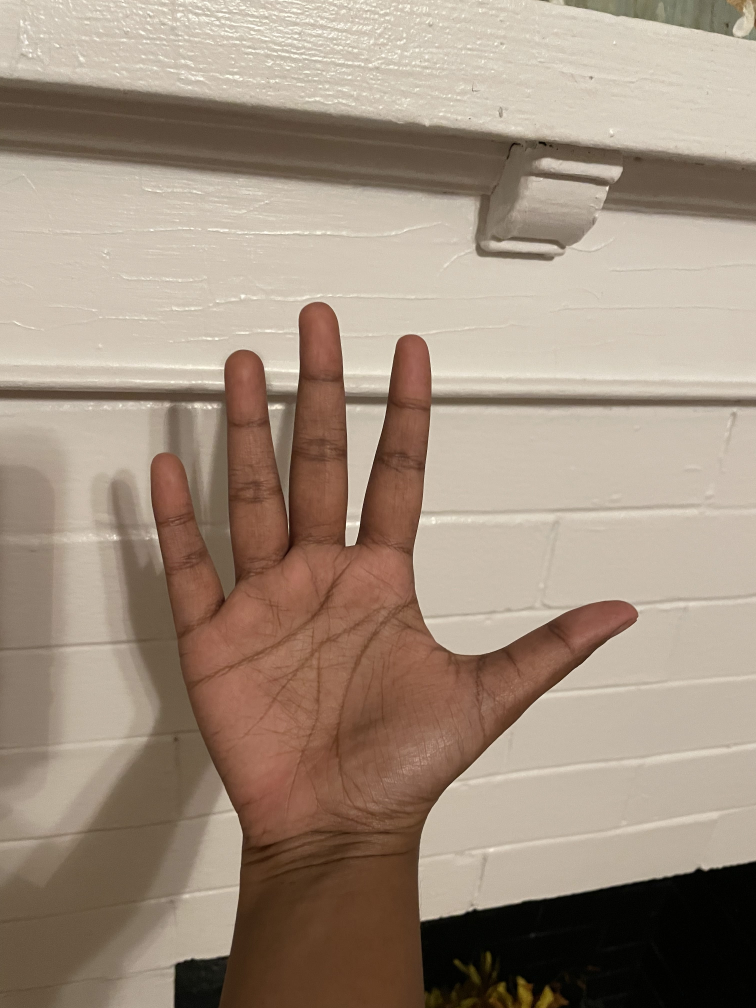
#> input picture MyHand.jpg, 3024 x 4032 px, given in place of the camera (shown at 1/4 size)
$ python finger_tracking.py
#> lines starting #> are read from the running program, lines starting #| are printed output that depends on the picture; after the words box and inside, x2 and y2 are one past the last pixel; in counts of white or black regions, pixels touching at a corner belong together
import cv2
import numpy as np
import os
import matplotlib.pyplot as plt

# [42 lines left out: functions train_hsv, skin_segmentation, not called in this run]

def main():
    path = '/home/ritz/SpringQ/CV/CVgame/assests/Hands_small'
    # hist_hsv=train_hsv(path)
    # print("Hist Created")
    hist_hsv=np.load("histogram_small.npy")
#> (reads histogram_small.npy from the repository)
    cap = cv2.VideoCapture(0)
    width, height = 1280, 720
    cap.set(3, width)
    cap.set(4, height)

    thresh_HSV=0.028
    while True:
        ret, frame = cap.read()
#> frame is the input picture: shape (4032, 3024, 3); mean B, G, R 126.6, 143.1, 160.7
        # frame = cv2.flip(frame, 1)
        frame = cv2.bilateralFilter(frame, 5, 50, 100)  # Smoothing
        frame = cv2.flip(frame, 1)  #Horizontal Flip
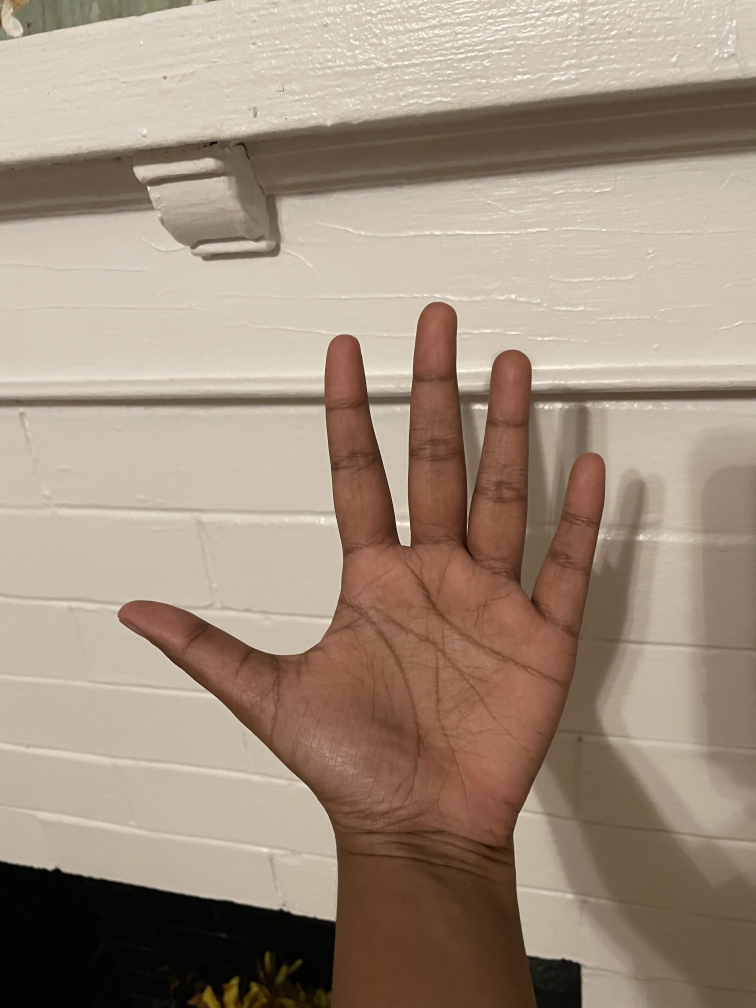
#> frame: shape (4032, 3024, 3) (shown at 1/4 size); mean B, G, R 126.6, 143.1, 160.7
        # img=skin_segmentation(frame, hist_hsv, thresh_HSV)
        # cv2.imshow('original', img)
        #MAYBE DO GAUSSIAN BLUR
        hsv = cv2.cvtColor(frame, cv2.COLOR_BGR2HSV)
#> hsv: shape (4032, 3024, 3); mean H, S, V 16.5, 67.4, 160.7
        objectSegment = cv2.calcBackProject([hsv], [0,1], hist_hsv, [0,180,0,256], 1)
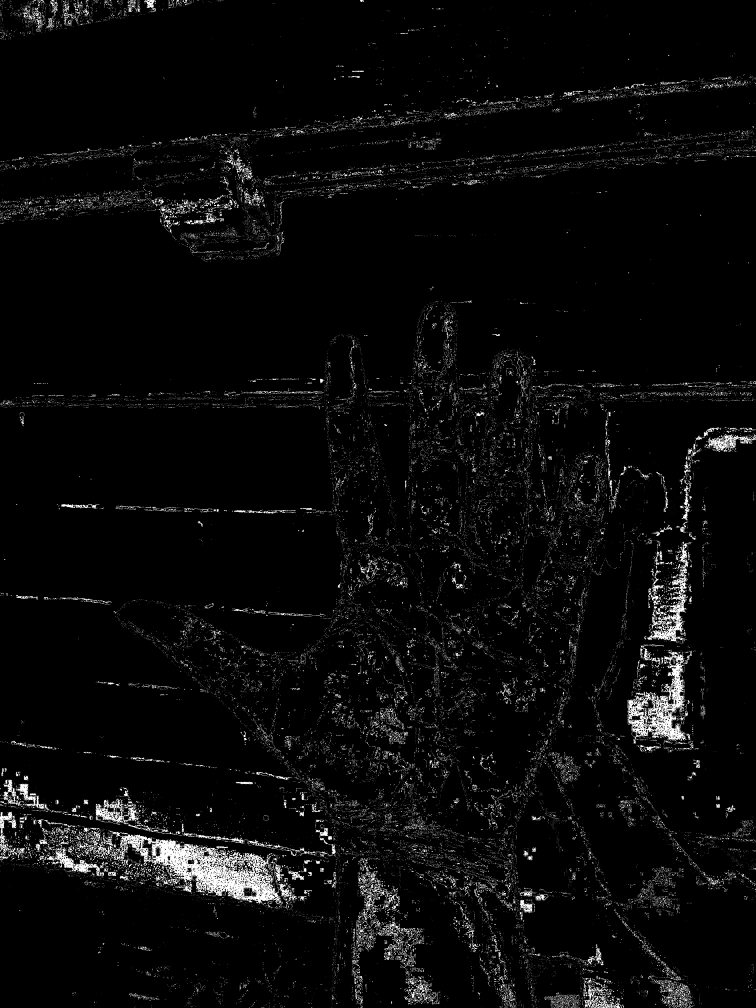
#> objectSegment: shape (4032, 3024) (shown at 1/4 size); min 0, max 255, mean 10
        disc = cv2.getStructuringElement(cv2.MORPH_ELLIPSE, (10,10))
        cv2.filter2D(objectSegment, -1, disc, objectSegment)
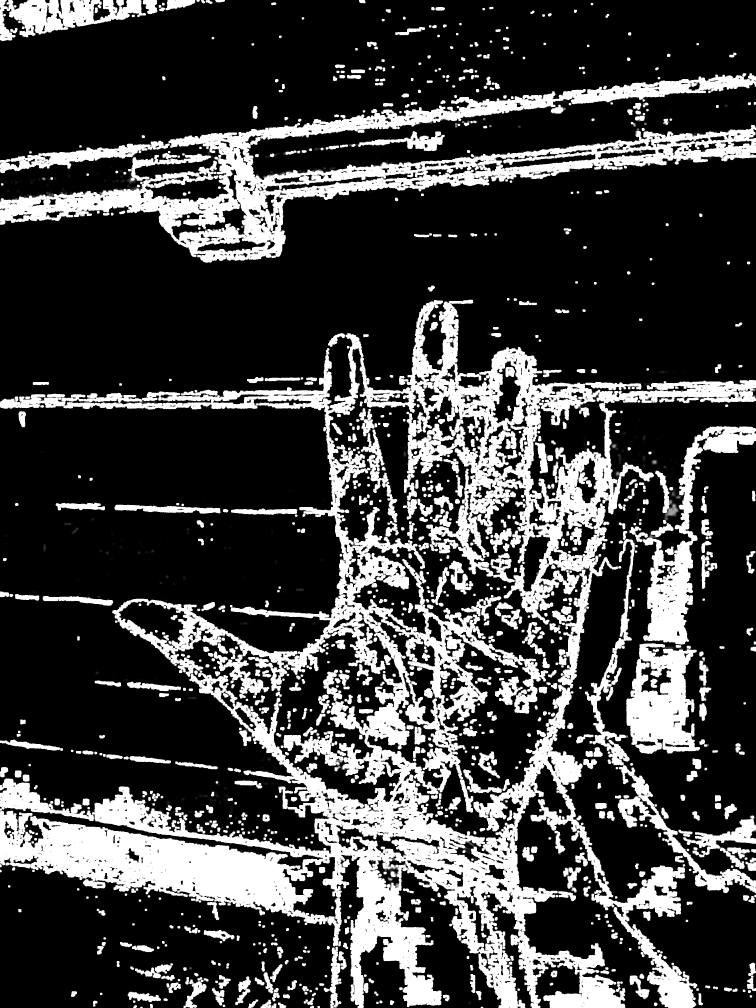
#> objectSegment: shape (4032, 3024) (shown at 1/4 size); min 0, max 255, mean 63.8
        _, threshObjectSegment = cv2.threshold(objectSegment,70,255,cv2.THRESH_BINARY)
#> threshObjectSegment: shape (4032, 3024); 25.1% white; 1166 white regions (3 under 20 px), largest, box (x1, y1, x2, y2) and area: (0, 1199, 3024, 4032) 1736222, (0, 293, 3024, 1051) 440575, (2572, 1705, 3024, 2578) 92240

        threshObjectSegment = cv2.merge((threshObjectSegment,threshObjectSegment,threshObjectSegment))
        locatedObject = cv2.bitwise_and(frame, threshObjectSegment)
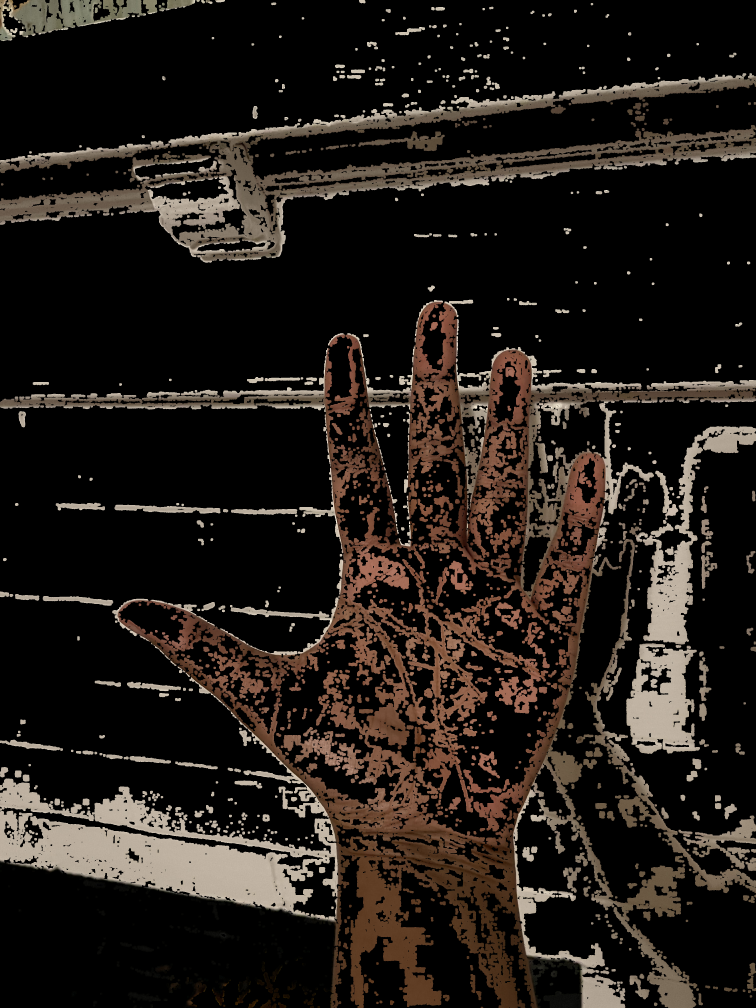
#> locatedObject: shape (4032, 3024, 3) (shown at 1/4 size); mean B, G, R 23.6, 28.1, 34.1

        locatedObjectGray = cv2.cvtColor(locatedObject, cv2.COLOR_BGR2GRAY)
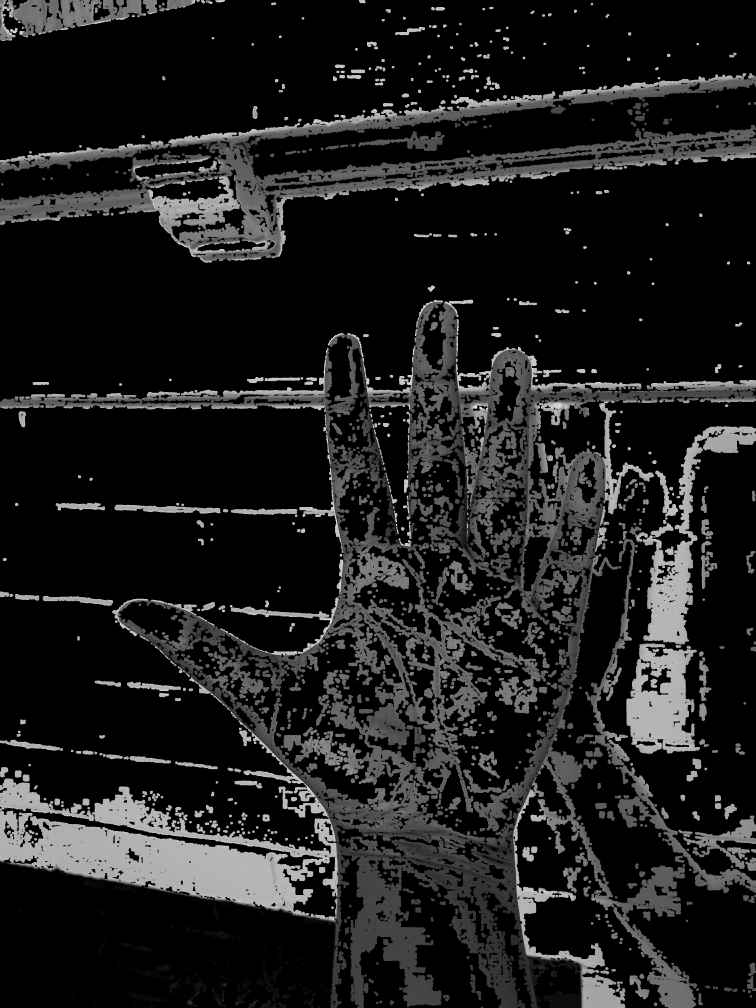
#> locatedObjectGray: shape (4032, 3024) (shown at 1/4 size); min 0, max 252, mean 29.4
        _, locatedObjectThresh = cv2.threshold(locatedObjectGray, 70, 255, cv2.THRESH_BINARY + cv2.THRESH_OTSU)
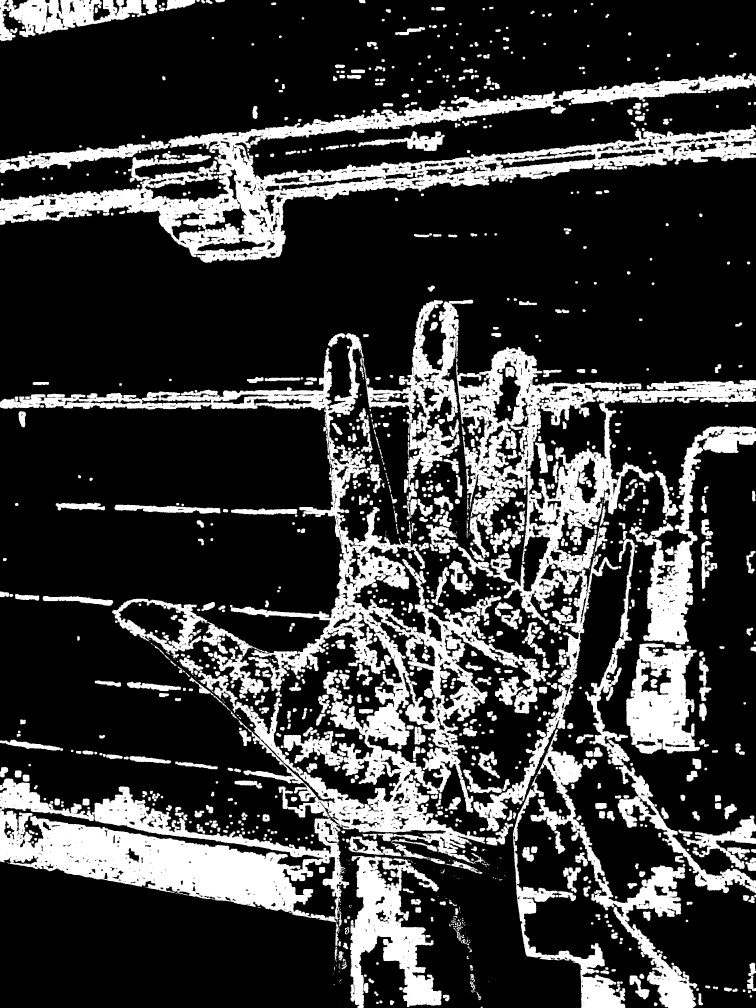
#> locatedObjectThresh: shape (4032, 3024) (shown at 1/4 size); 22.9% white; 1315 white regions (176 under 20 px), largest, box (x1, y1, x2, y2) and area: (0, 1333, 2193, 3784) 825014, (0, 293, 3024, 1051) 439208, (1824, 1388, 3024, 2499) 272176
        locatedObject = cv2.medianBlur(locatedObjectThresh, 5)
#> locatedObject: shape (4032, 3024); 23% white; 1007 white regions (56 under 20 px), largest, box (x1, y1, x2, y2) and area: (0, 1333, 2193, 3705) 874474, (0, 293, 3024, 1051) 457250, (1825, 1388, 3024, 3325) 342823
        cv2.imshow('original', locatedObject)
        # [8 lines of commented-out code are left out]
        k= cv2.waitKey(10)
#> (key Esc is pressed here)
        if k==27:
            break
    cv2.destroyAllWindows()

if __name__ == '__main__':
    main()
